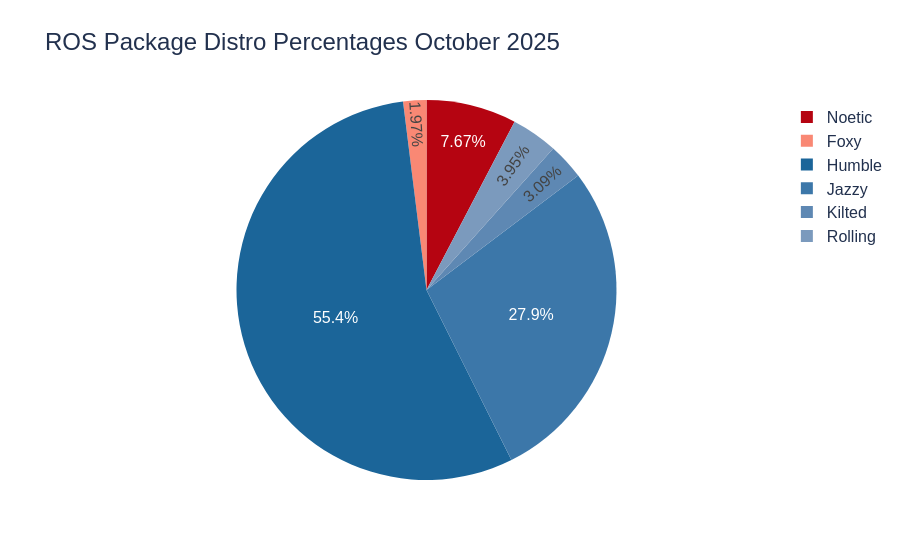

The notebook cell saved with this chart:
### Code cell
trace1 = go.Pie(values= temp[this_year], labels = temp["name"],title="",sort= False)
layout = go.Layout(title="ROS Package Distro Percentages {0} {1}".format(this_month,this_year))
fig = go.Figure(data=trace1, layout=layout)


fig.update_layout(
    font_family="Arial",
    font_color="#22314E",
    font_size=16,
    title_font_size = 24,
    title_font_family="Arial",
    title_font_color="#22314E"
)

fig.update_traces(marker=dict(colors=["#b50411","#f98874","#1b6599","#3c77a9","#5e88b3","#7b9abd","#96acc7","#b0bed1"
,"#fdc6ba","#FFFF99"]))

fig.show()

### Figure 1 — Plotly figure (JSON) as saved in the notebook; plotly's stock layout.template omitted (floating-point values rounded to 4 significant figures)
{"data": [{"labels": ["Noetic", "Foxy", "Humble", "Jazzy", "Kilted", "Rolling", "All Other Distros", "Python Pkgs"], "marker": {"colors": ["#b50411", "#f98874", "#1b6599", "#3c77a9", "#5e88b3", "#7b9abd", "#96acc7", "#b0bed1", "#fdc6ba", "#FFFF99"]}, "sort": false, "title": {"text": ""}, "type": "pie", "values": [6.72, 1.73, 48.53, 24.45, 2.71, 3.46, NaN, NaN]}], "layout": {"font": {"color": "#22314E", "family": "Arial", "size": 16}, "title": {"font": {"color": "#22314E", "family": "Arial", "size": 24}, "text": "ROS Package Distro Percentages October 2025"}}}
